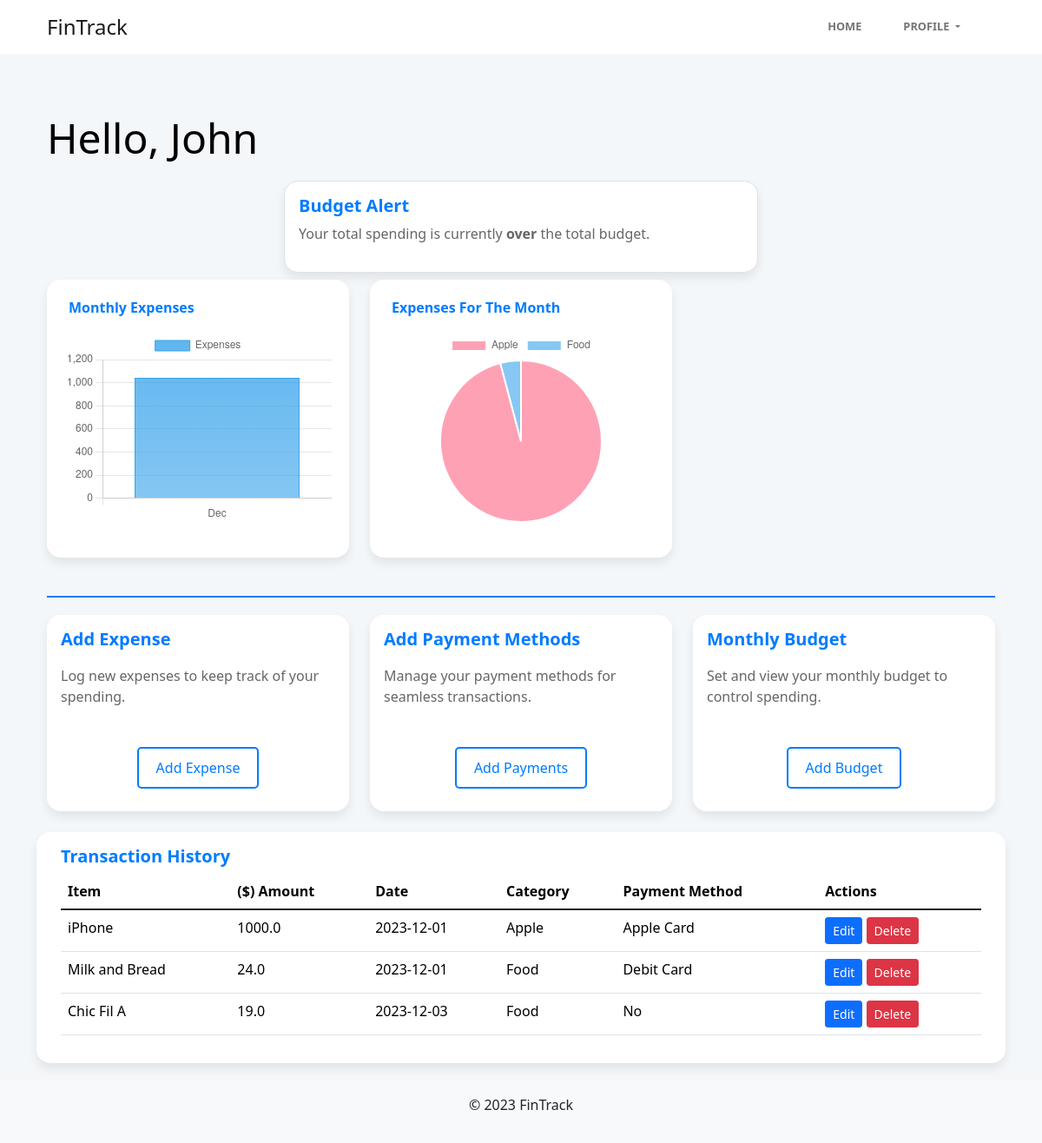
/dashboard (signed in), run on the app's committed database.
### tables this page shows
CREATE TABLE ExpensePaymentMethod
(
    ExpensePaymentID INTEGER PRIMARY KEY AUTOINCREMENT,
    ExpenseID        INTEGER NOT NULL,
    PaymentMethodID  INTEGER NOT NULL,
    FOREIGN KEY (ExpenseID) REFERENCES ExpenseItem (ExpenseID),
    FOREIGN KEY (PaymentMethodID) REFERENCES PaymentMethod (PaymentMethodID)
);

CREATE TABLE ExpenseItem
(
    ExpenseID  INTEGER PRIMARY KEY AUTOINCREMENT,
    UserID     INTEGER NOT NULL,
    Item       TEXT    NOT NULL,
    Amount     REAL    NOT NULL,
    Date       DATE    NOT NULL,
    CategoryID INTEGER NOT NULL,
    FOREIGN KEY (UserID) REFERENCES User (UserID) ON DELETE CASCADE,
    FOREIGN KEY (CategoryID) REFERENCES Category (CategoryID)
);

CREATE TABLE Category
(
    CategoryID   INTEGER PRIMARY KEY AUTOINCREMENT,
    UserID       INTEGER NOT NULL,
    CategoryName TEXT UNIQUE NOT NULL
);

CREATE TABLE PaymentMethod
(
    PaymentMethodID   INTEGER PRIMARY KEY AUTOINCREMENT,
    UserID            INTEGER NOT NULL,
    PaymentMethodName TEXT    NOT NULL,
    FOREIGN KEY (UserID) REFERENCES User (UserID) ON DELETE CASCADE
);

### app.py (the view)
@app.route('/dashboard')
@login_required
def dashboard():
    user = {
        'userId': session['userID'],
        'firstName': session['firstName'],
        'email': session['email'],
        'lastName': session['lastName']
    }
    db = get_db()
    cursor = db.cursor()
    cursor.execute('''
        SELECT E.Item, E.Amount, E.Date, C.CategoryName, PM.PaymentMethodName, EMP.ExpenseID
        FROM ExpenseItem E
        LEFT JOIN Category C ON E.CategoryID = C.CategoryID
        LEFT JOIN ExpensePaymentMethod EMP ON E.ExpenseID = EMP.ExpenseID
        LEFT JOIN PaymentMethod PM ON EMP.PaymentMethodID = PM.PaymentMethodID
        WHERE E.UserID = ? AND strftime('%m', E.Date) = strftime('%m', 'now')
    ''', (user['userId'],))
    expenses = cursor.fetchall()
    currentMonth = datetime.now().strftime('%B')
    cursor.execute(
        '''SELECT SUM(BudgetAmount) FROM Budget
           WHERE UserID = ? AND Month = ?''',
        (user['userId'], currentMonth))
    totalBudget = cursor.fetchone()[0] or 0
    cursor.execute(
        '''SELECT SUM(Amount) FROM ExpenseItem
           WHERE UserID = ? AND strftime('%m', Date) = strftime('%m', 'now')''',
        (user['userId'],))
    totalSpending = cursor.fetchone()[0] or 0
    budgetStatus = 'over' if totalSpending > totalBudget else 'within'
    cursor.execute('''
        SELECT strftime('%m', Date) as Month, SUM(Amount) as TotalAmount
        FROM ExpenseItem
        WHERE UserID = ?
        GROUP BY Month
    ''', (user['userId'],))
    monthlyExpenses = cursor.fetchall()
    monthLabels = [calendar.month_abbr[int(expense['Month'])] for expense in monthlyExpenses]
    expenseAmounts = [expense['TotalAmount'] for expense in monthlyExpenses]
    cursor.execute('''
        SELECT C.CategoryName, SUM(E.Amount) as TotalAmount
        FROM ExpenseItem E
        JOIN Category C ON E.CategoryID = C.CategoryID
        WHERE E.UserID = ? AND strftime('%m', E.Date) = strftime('%m', 'now')
        GROUP BY C.CategoryName
    ''', (session['userID'],))
    rawCategoryExpenses = cursor.fetchall()
    categoryExpenses = [{'CategoryName': row['CategoryName'], 'TotalAmount': row['TotalAmount']} for row in rawCategoryExpenses]
    return render_template('Authenticated/dashboard.html', user = user, expenses = expenses,
                           budgetStatus = budgetStatus,
                           totalBudget = totalBudget, totalSpending = totalSpending,
                           month_labels = monthLabels, expense_amounts = expenseAmounts,
                           category_expenses = categoryExpenses)

### db.py (called while the page is built)
def get_db():
    if 'db' not in g:
        g.db = sqlite3.connect(
            current_app.config['DATABASE'],
            detect_types = sqlite3.PARSE_DECLTYPES
        )
        g.db.row_factory = sqlite3.Row
    return g.db

### helpers/loginAuth.py (called while the page is built)
def login_required(f):
    @wraps(f)
    def decorated_function(*args, **kwargs):
        if 'loggedin' not in session:
            flash('You need to be logged in to access this page.', 'danger')
            return redirect(url_for('login'))
        return f(*args, **kwargs)
    return decorated_function

### templates/Authenticated/dashboard.html (shortened to what this page needs)
{% extends 'Authenticated/authenticated_base.html' %}
{% block content %}
    <div class="container mt-5">
        <h1 class="display-4">Hello, {{ user['firstName'] }}</h1>
        <div class="row">
            <div class="d-flex justify-content-center">
                <div class="card mb-3 w-50 border"
                     style="border-color: {{ 'red' if 4 > 5 else 'green' }}; border-width: 2px;">
                    <div class="card-body">
                        <h5 class="card-title modern-card-title">Budget Alert</h5>
                        <p class="card-text">Your total spending is currently <strong>{{ budgetStatus }}</strong> the
                            total budget.</p>
                    </div>
                </div>
            </div>
        </div>
        <div class="row mt-2">
            <div class="col-lg-4 col-md-6 mb-4">
                <div class="card">
                    <div class="chart-container">
                        <div class="chart-title">Monthly Expenses</div>
                        <canvas id="barChart"></canvas>
                    </div>
                </div>
            </div>
            <div class="col-lg-4 col-md-6 mb-4">
                <div class="card">
                    <div class="chart-container">
                        <div class="chart-title">Expenses For The Month</div>
                        <canvas id="pieChart"></canvas>
                    </div>
                </div>
            </div>
        </div>
        <div class="divider-line"></div>
        <div class="row">
            <div class="col-md-4 mb-4">
                <div class="card h-100">
                    <div class="card-body d-flex flex-column justify-content-between">
                        <h5 class="card-title modern-card-title">Add Expense</h5>
                        <p class="card-text">Log new expenses to keep track of your spending.</p>
                        <a href="{{ url_for('expenseForm') }}" class="card-button">Add Expense</a>
                    </div>
                </div>
            </div>
            <div class="col-md-4 mb-4">
                <div class="card h-100">
                    <div class="card-body d-flex flex-column justify-content-between">
                        <h5 class="card-title modern-card-title">Add Payment Methods</h5>
                        <p class="card-text">Manage your payment methods for seamless transactions.</p>
                        <a href="{{ url_for('managePayments') }}" class="card-button">Add Payments</a>
                    </div>
                </div>
            </div>
            <div class="col-md-4 mb-4">
                <div class="card h-100">
                    <div class="card-body d-flex flex-column justify-content-between">
                        <h5 class="card-title modern-card-title">Monthly Budget</h5>
                        <p class="card-text">Set and view your monthly budget to control spending.</p>
                        <a href="{{ url_for('budget') }}" class="card-button">Add Budget</a>
                    </div>
                </div>
            </div>
            <div class="card">
                <div class="card-body">
                    <h5 class="card-title modern-card-title">Transaction History</h5>
                    <table class="table">
                        <thead>
                        <tr>
                            <th>Item</th>
                            <th>($) Amount</th>
                            <th>Date</th>
                            <th>Category</th>
                            <th>Payment Method</th>
                            <th>Actions</th>
                        </tr>
                        </thead>
                        <tbody>
                        {% for expense in expenses %}
                            <tr>
                                <td>{{ expense.Item }}</td>
                                <td>{{ expense.Amount }}</td>
                                <td>{{ expense.Date }}</td>
                                <td>{{ expense.CategoryName if expense.CategoryName else 'N/A' }}</td>
                                <td>{{ expense.PaymentMethodName if expense.PaymentMethodName else 'N/A' }}</td>
                                <td>
                                    <a href="{{ url_for('editExpense', expenseID=expense.ExpenseID) }}"
                                       class="btn btn-sm btn-primary">Edit</a>
                                    <a href="{{ url_for('deleteExpense', expense_id=expense.ExpenseID) }}"
                                       class="btn btn-sm btn-danger"
                                       onclick="return confirm('Are you sure?');">Delete</a>
                                </td>
                            </tr>
                        {% endfor %}
                        </tbody>
                    </table>
                </div>
            </div>
        </div>
    </div>
{% endblock %}
{% block extra_scripts %}
    <script>
        document.addEventListener('DOMContentLoaded', function () {
            const ctxBar = document.getElementById('barChart').getContext('2d');
            const gradientBar = createGradient(ctxBar, 'rgba(54, 162, 235, 0.8)', 'rgba(54, 162, 235, 0.4)');
            const barChart = new Chart(ctxBar, {
                type: 'bar',
                data: {
                    labels: {{ month_labels | tojson }},
                    datasets: [{
                        label: 'Expenses',
                        data: {{ expense_amounts | tojson }},
                        backgroundColor: gradientBar,
                        borderColor: 'rgba(54, 162, 235, 1)',
                        borderWidth: 1
                    }]
                },
                options: {
                    scales: {
                        y: {
                            beginAtZero: true
                        }
                    },
                    responsive: true,
                    maintainAspectRatio: false
                }
            });
            const ctxPie = document.getElementById('pieChart').getContext('2d');
            const pieChart = new Chart(ctxPie, {
                type: 'pie',
                data: {
                    labels: categoryData.map(expense => expense.CategoryName),
                    datasets: [{
                        data: categoryData.map(expense => expense.TotalAmount),
                        backgroundColor: [
                            'rgba(255, 99, 132, 0.6)',
                            'rgba(54, 162, 235, 0.6)',
                            'rgba(255, 206, 86, 0.6)',
                            'rgba(75, 192, 192, 0.6)',
                        ],
                        borderColor: 'white',
                        borderWidth: 2
                    }]
                },
                options: {
                    responsive: true,
                    maintainAspectRatio: false
                }
            });
            function createGradient(ctx, colorStart, colorEnd) {
                let gradient = ctx.createLinearGradient(0, 0, 0, 400);
                gradient.addColorStop(0, colorStart);
                gradient.addColorStop(1, colorEnd);
                return gradient;
            }
        });
    </script>
{% endblock %}

### templates/Authenticated/authenticated_base.html (shortened to what this page needs)
<!DOCTYPE html>
<html lang="en">
<head>
    <link rel="stylesheet" href="{{ url_for('static', filename='assets/bootstrap/css/bootstrap.min.css') }}">
    <link href="https://fonts.cdnfonts.com/css/sf-pro-display" rel="stylesheet">
    <link rel="stylesheet" href="{{ url_for('static', filename='assets/css/baguetteBox.min.css') }}">
    <link rel="stylesheet" href="{{ url_for('static', filename='assets/css/vanilla-zoom.min.css') }}">
    <link rel="stylesheet" href="https://use.fontawesome.com/releases/v5.12.0/css/all.css">
    <link rel="stylesheet" href="{{ url_for('static', filename='assets/css/Navbar-Right-Links-icons.css') }}">
    <link href="https://cdn.jsdelivr.net/npm/bootstrap@5.1.3/dist/css/bootstrap.min.css" rel="stylesheet">
</head>
<body class="d-flex flex-column min-vh-100">
<nav class="navbar navbar-expand-lg bg-body clean-navbar navbar-light custom-navbar">
    <div class="container">
        <a class="navbar-brand logo" href="{{ url_for('dashboard') }}">FinTrack</a>
        <div class="collapse navbar-collapse" id="navcol-1">
            <ul class="navbar-nav ms-auto">
                <li class="nav-item">
                    <a class="nav-link" href="{{ url_for('dashboard') }}">Home</a>
                </li>
                <li class="nav-item dropdown">
                    <a class="nav-link dropdown-toggle" href="#" id="navbarDropdown" role="button"
                       data-bs-toggle="dropdown" aria-expanded="false">
                        Profile
                    </a>
                </li>
            </ul>
        </div>
    </div>
</nav>
<main class="flex-shrink-0">
    {% block content %}{% endblock %}
</main>
<footer class="mt-auto py-3 bg-light">
    <div class="container text-center">
        <p>© 2023 FinTrack</p>
    </div>
</footer>
{% block extra_scripts %}{% endblock %}
</body>
</html>

### templates/Authenticated/dashboard.html (style rules this page uses)
body { background-color: #f4f7fa; }
.navbar { margin-bottom: 20px; }
.card { border: none; border-radius: 16px; box-shadow: 0 6px 12px rgba(0, 0, 0, 0.08); background-color: white; margin-bottom: 20px; overflow: hidden; height: 100%; }
.chart-container { height: 300px; padding: 20px; position: relative; display: flex; flex-direction: column; justify-content: center; align-items: center; }
.chart-title { color: #007bff; position: absolute; top: 20px; left: 20px; font-weight: bold; z-index: 10; background: white; padding: 0 5px; }
canvas { width: 100% !important; max-width: 100%; margin-top: 40px; }
.divider-line { height: 2px; background-color: #007bff; margin-top: 20px; margin-bottom: 20px; }
.modern-card-title { color: #007bff; font-weight: bold; }
.card-text { color: #666; }
.card-button { border: 2px solid #007bff; background-color: transparent; color: #007bff; border-radius: 5px; padding: 10px 20px; text-align: center; display: block; width: fit-content; margin: 20px auto 10px; text-decoration: none; transition: all 0.3s; }
.chart-container canvas { max-width: 100%; }
.display-4 { font-size: 3rem; color: #000000; margin-bottom: 20px; }

### data on the page
ExpensePaymentMethod: Item "iPhone", Amount "1000.0", Date "2023-12-01", CategoryName "Apple", PaymentMethodName "Apple Card"
ExpensePaymentMethod: Item "Milk and Bread", Amount "24.0", Date "2023-12-01", CategoryName "Food", PaymentMethodName "Debit Card"
ExpensePaymentMethod: Item "Chic Fil A", Amount "19.0", Date "2023-12-03", CategoryName "Food", PaymentMethodName "No"

### other printed values
{{ user['firstName'] }} "John"
{{ budgetStatus }} "over"
chart data {{ month_labels | tojson }} ["Dec"]
chart data {{ expense_amounts | tojson }} [1043.0]
